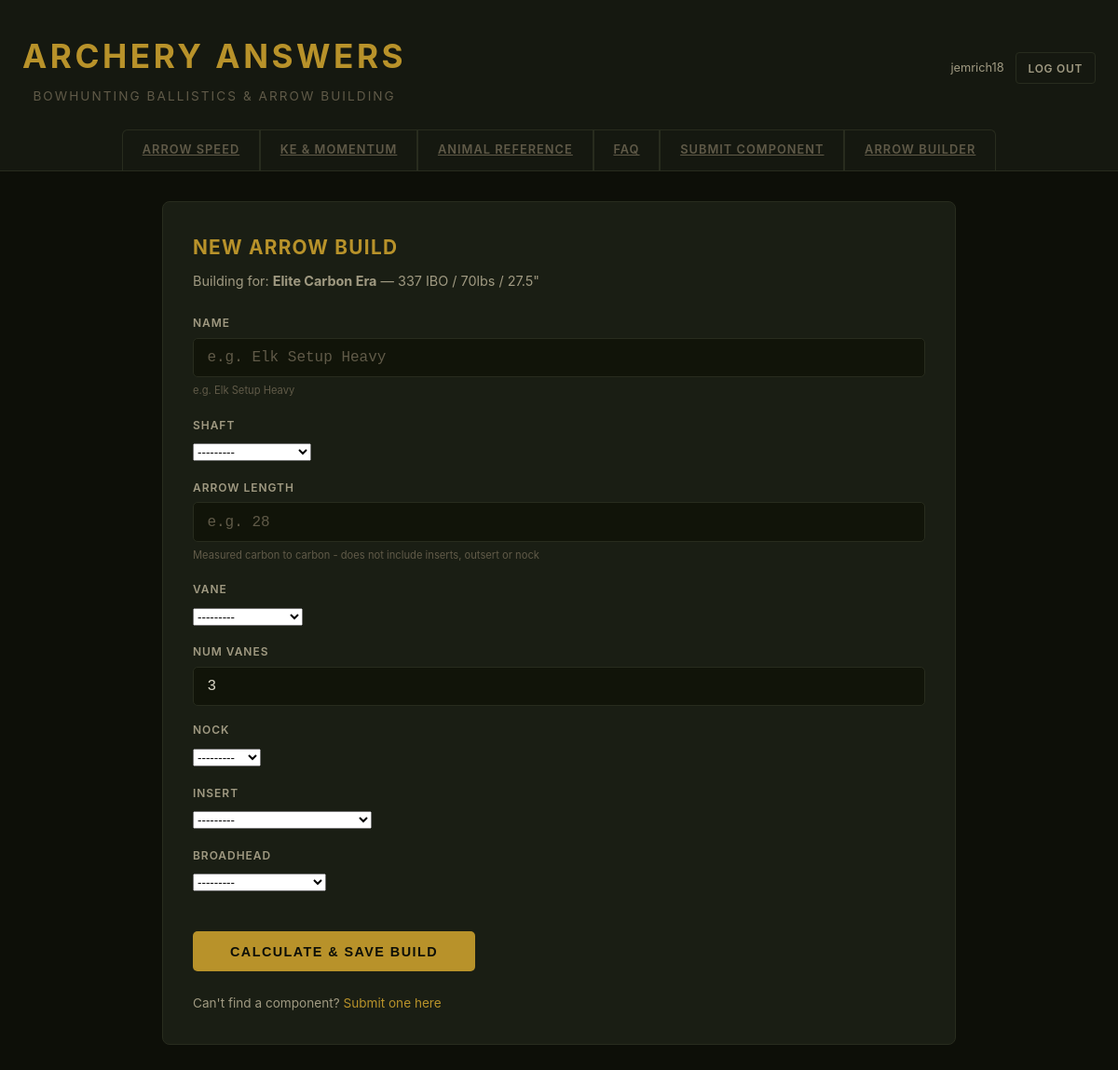
The app's page /builder/build/create/1/ (signed in) with its own data.
### builder/models.py (models this page shows, shortened)
class BowSetup(models.Model):
    user = models.ForeignKey(settings.AUTH_USER_MODEL, on_delete=models.CASCADE)
    name = models.CharField(max_length=100, help_text="e.g. Mathews V3X 33")
    ibo_speed = models.IntegerField(help_text="IBO rated speed in FPS")
    draw_weight = models.IntegerField(help_text="Actual draw weight in lbs")
    draw_length = models.FloatField(help_text="Draw length in inches")
    created_at = models.DateTimeField(auto_now_add=True)
    class Meta:
        ordering = ['-created_at']

### builder/views.py (the view)
# urls.py: path('build/create/<int:bow_id>/', views.create_build, name='create_build'),
@login_required
def create_build(request, bow_id):
    bow = get_object_or_404(BowSetup, id=bow_id, user=request.user)
    if request.method == 'POST':
        form = ArrowBuildForm(request.POST, user=request.user)
        if form.is_valid():
            build = form.save(commit=False)
            build.user = request.user
            build.bow = bow
            build.save()  # This triggers calculate() in the model
            messages.success(request, f'Build "{build.name}" created! Speed: {build.arrow_speed:.1f} FPS | KE: {build.kinetic_energy:.1f} ft-lbs | FOC: {build.foc:.1f}%')
            return redirect('builder:home')
    else:
        form = ArrowBuildForm(user=request.user)
    return render(request, 'builder/create_build.html', {'form': form, 'bow': bow})

### components/models.py (called while the page is built)
    def __str__(self):
        return self.name

    def __str__(self):
        return f"{self.manufacturer} {self.model_name} ({self.spine})"

    def __str__(self):
        return f"{self.manufacturer} {self.model_name}"

    def __str__(self):
        return f"{self.manufacturer} {self.model_name}"

    def __str__(self):
        return f"{self.manufacturer} {self.model_name} ({self.weight_grains}gr)"

    def __str__(self):
        return f"{self.manufacturer} {self.model_name} ({self.weight_grains}gr)"

### templates/builder/create_build.html (shortened to what this page needs)
{% extends 'base.html' %}
{% block content %}
<div class="card">
    <h2 class="card-title">New Arrow Build</h2>
    <p class="card-desc">Building for: <strong>{{ bow.name }}</strong> — {{ bow.ibo_speed }} IBO / {{ bow.draw_weight }}lbs / {{ bow.draw_length }}"</p>
    <form method="post" class="auth-form">
        {% for field in form %}
        <div class="field">
            <label for="{{ field.id_for_label }}">{{ field.label }}</label>
            {{ field }}
            {% if field.help_text %}
            <span class="unit">{{ field.help_text }}</span>
            {% endif %}
        </div>
        {% endfor %}
        <button type="submit" class="btn-calc">Calculate & Save Build</button>
    </form>
    <p class="auth-link">Can't find a component? <a href="{% url 'components:submit_shaft' %}">Submit one here</a></p>
</div>
{% endblock %}

### templates/base.html (shortened to what this page needs)
<!DOCTYPE html>
<html lang="en">
<head>
    {% load static %}
    <link rel="stylesheet" href="{% static 'css/style.css' %}">
</head>
<body>
    <header>
        <div class="header-top">
            <div class="logo">
                <h1>Archery Answers</h1>
                <p class="tagline">Bowhunting Ballistics & Arrow Building</p>
            </div>
            <div class="auth-links">
                {% if user.is_authenticated %}
                    <span class="welcome">{{ user.username }}</span>
                    <a href="{% url 'accounts:logout' %}" class="auth-btn">Log Out</a>
                {% else %}
                    <a href="{% url 'accounts:login' %}" class="auth-btn">Log In</a>
                    <a href="{% url 'accounts:register' %}" class="auth-btn register">Register</a>
                {% endif %}
            </div>
        </div>
        <nav class="tab-nav">
            <a href="{% url 'calculator:home' %}?tab=speed-calc" class="tab-btn" data-tab="speed-calc">Arrow Speed</a>
            <a href="{% url 'calculator:home' %}?tab=ke-calc" class="tab-btn" data-tab="ke-calc">KE & Momentum</a>
            <a href="{% url 'calculator:home' %}?tab=animal-chart" class="tab-btn" data-tab="animal-chart">Animal Reference</a>
            <a href="{% url 'calculator:home' %}?tab=faq" class="tab-btn" data-tab="faq">FAQ</a>
            {% if user.is_authenticated %}
            <a href="{% url 'calculator:home' %}?tab=submit-component" class="tab-btn" data-tab="submit-component">Submit Component</a>
            <a href="{% url 'builder:home' %}" class="tab-btn" data-tab="builder">Arrow Builder</a>
            {% endif %}
        </nav>
    </header>
    <main>
        {% block content %}{% endblock %}
    </main>
</body>
</html>

### static/css/style.css (style rules this page uses)
:root { --bg-base: #0d0f08; --bg-surface: #151810; --bg-card: #1a1e14; --bg-card-alt: #1e2318; --bg-input: #111409; --accent: #b8922a; --accent-bright: #d4aa30; --accent-dim: #8a6e1e; --green: #4a6e2a; --green-light: #6a9a3a; --red: #a44028; --red-light: #c45a3a; --orange: #c47a20; --text-main: #dcd8c8; --text-mid: #a09a82; --text-dim: #605a48; --border: #282c1e; --border-light: #363a28; }
* { margin: 0; padding: 0; box-sizing: border-box; }
body { font-family: -apple-system, 'Segoe UI', Helvetica, sans-serif; background: var(--bg-base); color: var(--text-main); min-height: 100vh; line-height: 1.6; }
header { background: var(--bg-surface); border-bottom: 1px solid var(--border); padding: 2rem 1.5rem 0; text-align: center; }
.logo h1 { font-size: 2.2rem; font-weight: 700; color: var(--accent); text-transform: uppercase; letter-spacing: 0.1em; }
.logo .tagline { font-size: 0.85rem; color: var(--text-dim); letter-spacing: 0.15em; text-transform: uppercase; margin-top: 0.3rem; }
.tab-nav { display: flex; gap: 0; justify-content: center; margin-top: 1.5rem; }
.tab-btn { font-size: 0.8rem; font-weight: 600; text-transform: uppercase; letter-spacing: 0.08em; background: transparent; border: 1px solid var(--border); border-bottom: none; color: var(--text-dim); padding: 0.7rem 1.3rem; cursor: pointer; transition: all 0.25s; position: relative; }
.tab-btn:first-child { border-radius: 6px 0 0 0; }
.tab-btn:last-child { border-radius: 0 6px 0 0; }
main { max-width: 900px; margin: 0 auto; padding: 2rem 1.5rem 4rem; }
.card { background: var(--bg-card); border: 1px solid var(--border); border-radius: 8px; padding: 2rem; margin-bottom: 1.5rem; }
.card-title { font-size: 1.3rem; font-weight: 700; color: var(--accent); text-transform: uppercase; letter-spacing: 0.06em; margin-bottom: 0.5rem; }
.card-desc { color: var(--text-mid); font-size: 0.9rem; margin-bottom: 1.5rem; }
.field label { display: block; font-size: 0.75rem; font-weight: 600; text-transform: uppercase; letter-spacing: 0.08em; color: var(--text-mid); margin-bottom: 0.4rem; }
.field input { width: 100%; padding: 0.7rem 0.9rem; background: var(--bg-input); border: 1px solid var(--border); border-radius: 5px; color: var(--text-main); font-family: 'Courier New', monospace; font-size: 1rem; outline: none; transition: border-color 0.2s, box-shadow 0.2s; }
.field input::placeholder { color: var(--text-dim); }
.field .unit { font-size: 0.7rem; color: var(--text-dim); margin-top: 0.3rem; }
.btn-calc { font-size: 0.9rem; font-weight: 700; text-transform: uppercase; letter-spacing: 0.1em; background: var(--accent); color: var(--bg-base); border: none; border-radius: 5px; padding: 0.85rem 2.5rem; cursor: pointer; transition: all 0.25s; margin-top: 1.5rem; }
.header-top { display: flex; justify-content: space-between; align-items: center; }
.auth-links { display: flex; gap: 0.75rem; align-items: center; }
.welcome { font-size: 0.8rem; color: var(--text-mid); }
.auth-btn { font-size: 0.75rem; font-weight: 600; text-transform: uppercase; letter-spacing: 0.06em; color: var(--text-mid); text-decoration: none; padding: 0.4rem 0.8rem; border: 1px solid var(--border); border-radius: 4px; transition: all 0.2s; }
.auth-form .field { margin-bottom: 1rem; }
.auth-form input { width: 100%; padding: 0.7rem 0.9rem; background: var(--bg-input); border: 1px solid var(--border); border-radius: 5px; color: var(--text-main); font-size: 1rem; outline: none; }
.auth-link { margin-top: 1.5rem; font-size: 0.85rem; color: var(--text-mid); }
.auth-link a { color: var(--accent); text-decoration: none; }

### records on screen
BowSetup: name "Elite Carbon Era", ibo_speed "337", draw_weight "70", draw_length "27.5"

### other values on screen
{{ user.username }} "jemrich18"
{{ field.label }} "NAME" "SHAFT" "ARROW LENGTH" "VANE" "NUM VANES" "NOCK" "INSERT" "BROADHEAD"
{{ field.help_text }} "e.g. Elk Setup Heavy" "Measured carbon to carbon - does not include inserts, outsert or nock"
